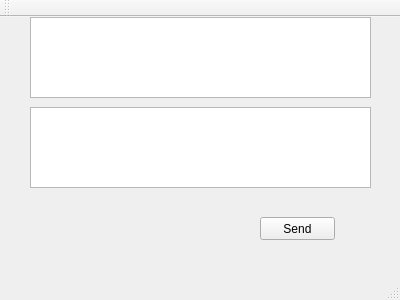
<?xml version="1.0" encoding="UTF-8"?>
<ui version="4.0">
 <class>USocket</class>
 <widget class="QMainWindow" name="USocket">
  <property name="geometry">
   <rect>
    <x>0</x>
    <y>0</y>
    <width>400</width>
    <height>300</height>
   </rect>
  </property>
  <property name="windowTitle">
   <string>USocket</string>
  </property>
  <widget class="QWidget" name="centralWidget">
   <widget class="QTextEdit" name="textEdit">
    <property name="geometry">
     <rect>
      <x>30</x>
      <y>0</y>
      <width>341</width>
      <height>81</height>
     </rect>
    </property>
   </widget>
   <widget class="QTextEdit" name="textEdit_2">
    <property name="geometry">
     <rect>
      <x>30</x>
      <y>90</y>
      <width>341</width>
      <height>81</height>
     </rect>
    </property>
   </widget>
   <widget class="QPushButton" name="pushButton">
    <property name="geometry">
     <rect>
      <x>260</x>
      <y>200</y>
      <width>75</width>
      <height>23</height>
     </rect>
    </property>
    <property name="text">
     <string>Send</string>
    </property>
   </widget>
  </widget>
  <widget class="QMenuBar" name="menuBar">
   <property name="geometry">
    <rect>
     <x>0</x>
     <y>0</y>
     <width>400</width>
     <height>23</height>
    </rect>
   </property>
  </widget>
  <widget class="QToolBar" name="mainToolBar">
   <attribute name="toolBarArea">
    <enum>TopToolBarArea</enum>
   </attribute>
   <attribute name="toolBarBreak">
    <bool>false</bool>
   </attribute>
  </widget>
  <widget class="QStatusBar" name="statusBar"/>
 </widget>
 <layoutdefault spacing="6" margin="11"/>
 <resources/>
 <connections/>
</ui>
